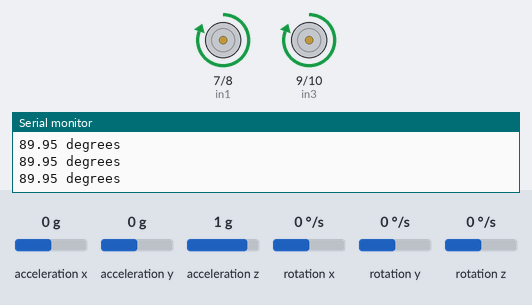
Bench run of a sketch on a simulated Arduino Uno, built with avr-gcc and run on an emulated ATmega328P. Parts: motor-driver pin pairs drawn as motors (green arrow = first pin HIGH = forward, orange = second pin HIGH = backward, longer = more drive, scaled by the enable pin), the last lines printed to the serial monitor. The inputs (shaded band) are chosen by the test bench; at power-on: rotation z 0 °/s, acceleration x 0 g, acceleration y 0 g, acceleration z 1 g, rotation x 0 °/s, rotation y 0 °/s.

Above: at 6.0 s.
6.1 s: rotation z set to 2 °/s
At 8.8 s:
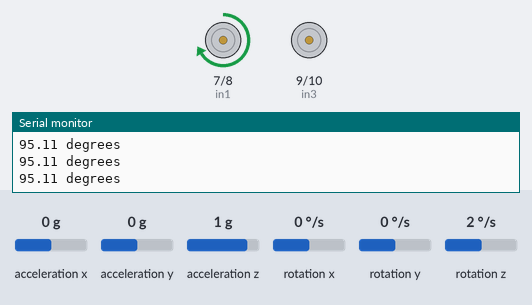
9.1 s: rotation z set to 86 °/s
12.1 s: rotation z set to 95 °/s
At 12.9 s:
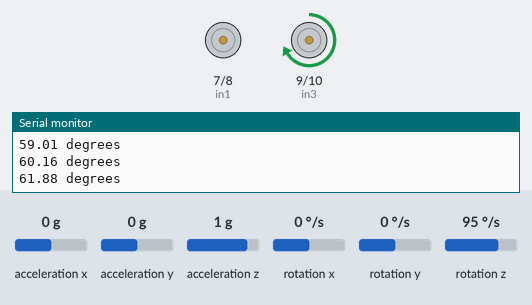
14.6 s: rotation z set to -100 °/s
Timing chart, 0 to 21.0 s (numbered marks = the images above; inputs shaded):
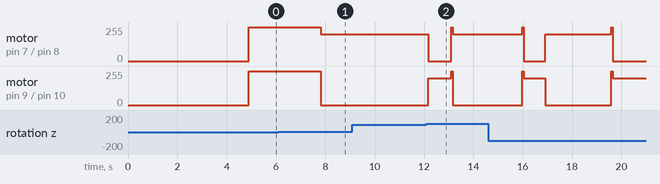

The sketch:

RCar_project.ino
```cpp
#include <MPU6050_tockn.h>  //make sure you conect SDA to arduino pin A4 and SCL to pin A5
#include <Wire.h>
#include<math.h>
MPU6050 mpu6050(Wire);

float theta = 0.0000;
float angle_offset = 0.0000;
int ena = 5;
int enb = 6;
int in1 = 7;
int in2 = 8;
int in3 = 9;
int in4 = 10;


void setup() {
  // put your setup code here, to run once:
  pinMode (ena, OUTPUT);
  pinMode (enb, OUTPUT);
  pinMode (in1, OUTPUT);
  pinMode (in2, OUTPUT);
  pinMode (in3, OUTPUT);
  pinMode (in4, OUTPUT);

  Serial.begin(9600);
  Wire.begin();
  mpu6050.begin();
  mpu6050.calcGyroOffsets(true);

  for (int i = 0; i < 1000; i++) {
    mpu6050.update();

    angle_offset += mpu6050.getAngleZ();
  }
  angle_offset = angle_offset / 1000.00;
  Serial.println("");
  Serial.print("offset angle is: ");
  Serial.println(angle_offset);


}

void loop() {
//   analogWrite(ena, 255);
//    analogWrite(enb, 255);
//    digitalWrite(in1, HIGH);
//    digitalWrite(in2, LOW);
//    digitalWrite(in3, HIGH);
//    digitalWrite(in4, LOW);
correct();
 delayMicroseconds(100);
  /*correctb();
  delayMicroseconds(100);*/
  Serial.print(check_angle()); Serial.println(" degrees");
}
float check_angle() {
  mpu6050.update();
  float theta = 90 + mpu6050.getAngleZ() - angle_offset;
  theta = radians(theta);
  float aa = int(100 * theta) % 628;
  theta = aa / 100;
  theta = degrees(theta);
  return theta;
}
void correct() {
  if (check_angle() > 93) {
    analogWrite(ena, 200);
    analogWrite(enb, 0);
    digitalWrite(in1, HIGH);
    digitalWrite(in2, LOW);
    digitalWrite(in3, HIGH);
    digitalWrite(in4, LOW);
  }
  else if(check_angle()<87){
    analogWrite(ena, 0);
    analogWrite(enb, 200);
    digitalWrite(in1, HIGH);
    digitalWrite(in2, LOW);
    digitalWrite(in3, HIGH);
    digitalWrite(in4, LOW);
  }
  else {
    analogWrite(ena, 255);
    analogWrite(enb, 255);
    digitalWrite(in1, HIGH);
    digitalWrite(in2, LOW);
    digitalWrite(in3, HIGH);
    digitalWrite(in4, LOW);
  }
}

/*void correctb() {
  if (check_angle() < 75) {
    analogWrite(ena, 255);
    analogWrite(enb, 0);
    digitalWrite(in1, HIGH);
    digitalWrite(in2, LOW);
    digitalWrite(in3, HIGH);
    digitalWrite(in4, LOW);

  }
  else {
    analogWrite(ena, 200);
    analogWrite(enb, 200);
    digitalWrite(in1, LOW);
    digitalWrite(in2, HIGH);
    digitalWrite(in3, HIGH);
    digitalWrite(in4, LOW);
  }
}*/
```

Measured:
- the behaviour switches between 1 and 2 °/s on rotation z (found by bisection; images 0 and 1)
- the behaviour switches between 88 and 89 °/s on rotation z (found by bisection; images 1 and 2)
- after the input at 6.1 s, motor on pin 7 (in1) / pin 8 (in2): forward 255/255 → forward 200/255 after 1.7 s; motor on pin 9 (in3) / pin 10 (in4): forward 255/255 → stopped after 1.7 s
